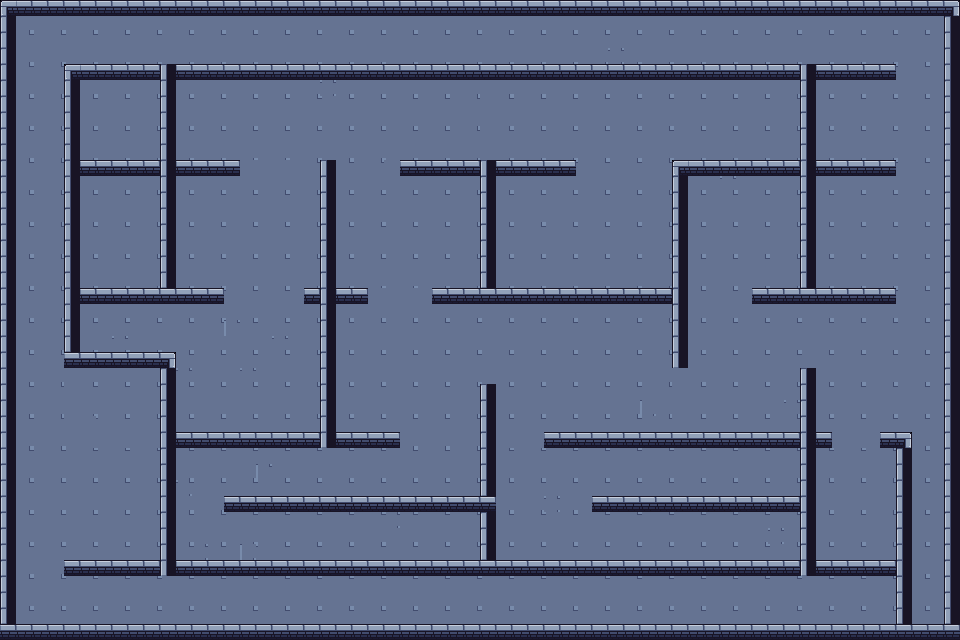

Rendered tile map (Tiled .tmx) drawn with the repository's tilesets; below, a short description and the map source with its tile grids summarised:
An orthogonal 60x40 tile map with 16x16 px tiles, 1 tile layer (Tile Layer 1), 3 tilesets and 51 objects (29x wall, 8x guard_start, 8x guard_end, player_spawn, key, ...).

<map version="1.10" tiledversion="1.12.2" orientation="orthogonal" renderorder="right-down" width="60" height="40" tilewidth="16" tileheight="16" infinite="0" nextlayerid="7" nextobjectid="1003">
 <tileset firstgid="1" name="Set 1.0" tilewidth="16" tileheight="16" tilecount="48" columns="12">
  <image source="tilesetAD/map1/Dungeon Gathering Free Version/Set 1.0.png" width="192" height="64" />
 </tileset>
 <tileset firstgid="49" name="Set 1.2" tilewidth="16" tileheight="16" tilecount="96" columns="16">
  <image source="tilesetAD/map1/Dungeon Gathering Free Version/Set 1.2.png" width="256" height="96" />
 </tileset>
 <tileset firstgid="145" name="Structure" tilewidth="16" tileheight="16" tilecount="2" columns="1">
  <image source="tilesetAD/map1/Dungeon Gathering Free Version/Structure.png" width="16" height="32" />
 </tileset>
 <layer id="1" name="Tile Layer 1" width="60" height="40">
  <data>[2400 cells, 2400 non-empty, 12 distinct tile ids]</data>
 </layer>
 <objectgroup id="2" name="collisions">
  <object id="1" name="wall" x="0" y="0" width="960" height="16" />
  <object id="2" name="wall" x="0" y="624" width="960" height="16" />
  <object id="3" name="wall" x="0" y="0" width="16" height="640" />
  <object id="4" name="wall" x="944" y="0" width="16" height="640" />
  <object id="5" name="wall" x="69" y="65" width="826.667" height="12" />
  <object id="6" name="wall" x="71" y="159" width="168" height="15.3333" />
  <object id="7" name="wall" x="402" y="160" width="172.5" height="16.5" />
  <object id="8" name="wall" x="686.333" y="161.667" width="208" height="14" />
  <object id="9" name="wall" x="78.3333" y="289.667" width="147.333" height="12" />
  <object id="10" name="wall" x="433" y="288.333" width="250.667" height="13.3333" />
  <object id="11" name="wall" x="750.333" y="289" width="145.333" height="15.3333" />
  <object id="12" name="wall" x="161.667" y="433.667" width="240.667" height="11.3333" />
  <object id="13" name="wall" x="547" y="433" width="285.333" height="10" />
  <object id="14" name="wall" x="62.3333" y="559.667" width="847.333" height="14" />
  <object id="15" name="wall" x="160.333" y="65" width="11.3333" height="228.667" />
  <object id="16" name="wall" x="162.333" y="353.667" width="15.3333" height="215.333" />
  <object id="17" name="wall" x="319" y="160.333" width="16.6667" height="285.333" />
  <object id="18" name="wall" x="482.333" y="164.333" width="13.3333" height="137.333" />
  <object id="19" name="wall" x="482.333" y="385" width="14" height="180" />
  <object id="20" name="wall" x="673.667" y="160.333" width="12" height="205.333" />
  <object id="21" name="wall" x="801.667" y="66.3333" width="12" height="226.667" />
  <object id="22" name="wall" x="798.333" y="369" width="17.3333" height="200.667" />
  <object id="23" name="wall" x="224.333" y="497" width="271.333" height="12" />
  <object id="24" name="wall" x="590.333" y="497.667" width="210" height="14" />
  <object id="25" name="wall" x="901" y="435.667" width="9.33333" height="191.333" />
  <object id="26" name="wall" x="64.3333" y="67" width="14" height="299.333" />
  <object id="27" name="wall" x="79" y="353" width="84.6667" height="14" />
  <object id="1000" name="wall" x="304.667" y="288.667" width="62" height="15.3333" />
  <object id="1002" name="wall" x="881" y="431" width="29" height="18" />
 </objectgroup>
 <objectgroup id="5" name="entities">
  <object id="28" name="player_spawn" x="34" y="594" width="14" height="16" />
  <object id="29" name="key" x="242" y="389.333" width="10" height="12" />
  <object id="30" name="server" x="843.333" y="502.667" width="30" height="32" />
  <object id="31" name="server_door" x="831.333" y="436.667" width="48" height="8" />
  <object id="32" name="item_water" x="578.667" y="238.667" width="12" height="12" />
  <object id="33" name="item_meat" x="416" y="533.333" width="14" height="13" />
 </objectgroup>
 <objectgroup id="6" name="enemies">
  <object id="100" name="guard_start" x="192" y="112" width="12" height="12">
   <properties>
    <property name="id" type="int" value="1" />
    <property name="viewAngle" type="int" value="60" />
    <property name="viewRadius" type="int" value="120" />
   </properties>
  </object>
  <object id="101" name="guard_end" x="384" y="112" width="12" height="12">
   <properties>
    <property name="id" type="int" value="1" />
    <property name="viewAngle" type="int" value="60" />
    <property name="viewRadius" type="int" value="120" />
   </properties>
  </object>
  <object id="102" name="guard_start" x="320" y="112" width="12" height="12">
   <properties>
    <property name="id" type="int" value="2" />
    <property name="viewAngle" type="int" value="60" />
    <property name="viewRadius" type="int" value="120" />
   </properties>
  </object>
  <object id="103" name="guard_end" x="448" y="112" width="12" height="12">
   <properties>
    <property name="id" type="int" value="2" />
    <property name="viewAngle" type="int" value="60" />
    <property name="viewRadius" type="int" value="120" />
   </properties>
  </object>
  <object id="104" name="guard_start" x="512" y="112" width="12" height="12">
   <properties>
    <property name="id" type="int" value="3" />
    <property name="viewAngle" type="int" value="60" />
    <property name="viewRadius" type="int" value="120" />
   </properties>
  </object>
  <object id="105" name="guard_end" x="704" y="112" width="12" height="12">
   <properties>
    <property name="id" type="int" value="3" />
    <property name="viewAngle" type="int" value="60" />
    <property name="viewRadius" type="int" value="120" />
   </properties>
  </object>
  <object id="106" name="guard_start" x="640" y="112" width="12" height="12">
   <properties>
    <property name="id" type="int" value="4" />
    <property name="viewAngle" type="int" value="60" />
    <property name="viewRadius" type="int" value="120" />
   </properties>
  </object>
  <object id="107" name="guard_end" x="768" y="112" width="12" height="12">
   <properties>
    <property name="id" type="int" value="4" />
    <property name="viewAngle" type="int" value="60" />
    <property name="viewRadius" type="int" value="120" />
   </properties>
  </object>
  <object id="108" name="guard_start" x="192" y="208" width="12" height="12">
   <properties>
    <property name="id" type="int" value="5" />
    <property name="viewAngle" type="int" value="60" />
    <property name="viewRadius" type="int" value="120" />
   </properties>
  </object>
  <object id="109" name="guard_end" x="288" y="208" width="12" height="12">
   <properties>
    <property name="id" type="int" value="5" />
    <property name="viewAngle" type="int" value="60" />
    <property name="viewRadius" type="int" value="120" />
   </properties>
  </object>
  <object id="110" name="guard_start" x="352" y="208" width="12" height="12">
   <properties>
    <property name="id" type="int" value="6" />
    <property name="viewAngle" type="int" value="60" />
    <property name="viewRadius" type="int" value="120" />
   </properties>
  </object>
  <object id="111" name="guard_end" x="448" y="208" width="12" height="12">
   <properties>
    <property name="id" type="int" value="6" />
    <property name="viewAngle" type="int" value="60" />
    <property name="viewRadius" type="int" value="120" />
   </properties>
  </object>
  <object id="112" name="guard_start" x="512" y="208" width="12" height="12">
   <properties>
    <property name="id" type="int" value="7" />
    <property name="viewAngle" type="int" value="60" />
    <property name="viewRadius" type="int" value="120" />
   </properties>
  </object>
  </objectgroup>
</map>
<!-- 3 of 51 objects omitted -->
